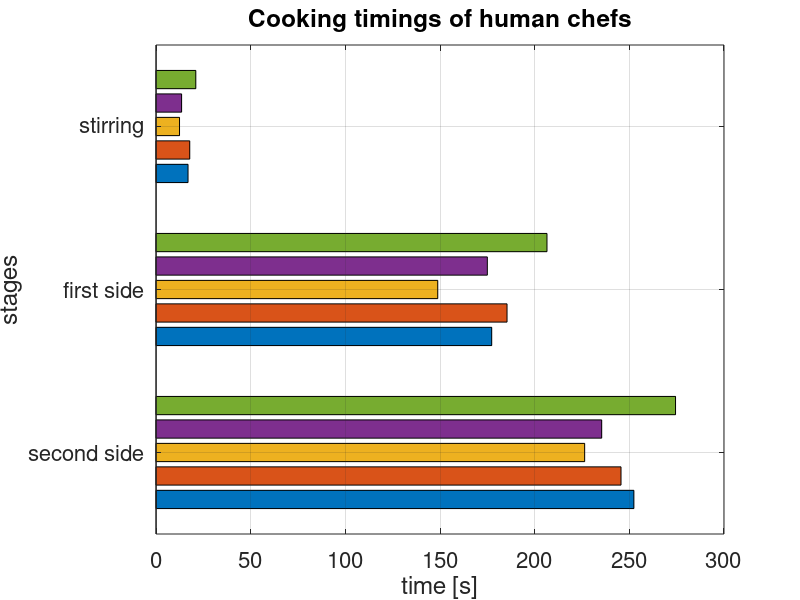

Write the MATLAB code that produced this figure.
%  Code by Simon Hauser to plot example graphs of time, not used further
%% Tabula rasa
close all

%% Timing parameters
timings = 1/10*[169 1773 2524;
    178 1854 2456;
    124 1488 2264;
    135 1750 2354;
    210 2065 2744];

%% Plot
% set(gcf,'color','w');
% bar(timings')
% title('Cooking timings of human chefs')
% xlabel('stages')
% xticklabels({'stirring','first side','second side'})
% ylabel('time [s]')
% % legend('human chef 1','human chef 1','human chef 1','human chef 1','human chef 1','Location','NorthWest')
% grid on
% set(gca,'FontSize', 16);

%% Plot horizontally

set(gcf,'color','w');
barh(flipud(timings'))
title('Cooking timings of human chefs')
xlabel('time [s]')
ylabel('stages')
yticklabels({'second side','first side','stirring'})
% legend('human chef 1','human chef 1','human chef 1','human chef 1','human chef 1','Location','NorthWest')
grid on
set(gca,'FontSize', 16);